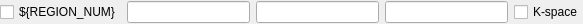
<?xml version="1.0" encoding="UTF-8"?>
<ui version="4.0">
 <class>Form</class>
 <widget class="QWidget" name="Form">
  <property name="geometry">
   <rect>
    <x>0</x>
    <y>0</y>
    <width>583</width>
    <height>24</height>
   </rect>
  </property>
  <property name="sizePolicy">
   <sizepolicy hsizetype="Preferred" vsizetype="Fixed">
    <horstretch>0</horstretch>
    <verstretch>0</verstretch>
   </sizepolicy>
  </property>
  <property name="minimumSize">
   <size>
    <width>0</width>
    <height>24</height>
   </size>
  </property>
  <property name="maximumSize">
   <size>
    <width>16777215</width>
    <height>16777215</height>
   </size>
  </property>
  <property name="baseSize">
   <size>
    <width>0</width>
    <height>0</height>
   </size>
  </property>
  <property name="windowTitle">
   <string>Form</string>
  </property>
  <widget class="QWidget" name="horizontalLayoutWidget">
   <property name="geometry">
    <rect>
     <x>0</x>
     <y>0</y>
     <width>583</width>
     <height>24</height>
    </rect>
   </property>
   <layout class="QHBoxLayout" name="horizontalLayout">
    <item>
     <widget class="QCheckBox" name="enabled_checkbox">
      <property name="text">
       <string>${REGION_NUM}</string>
      </property>
     </widget>
    </item>
    <item>
     <widget class="QLineEdit" name="min_checkbox"/>
    </item>
    <item>
     <widget class="QLineEdit" name="max_checkbox"/>
    </item>
    <item>
     <widget class="QLineEdit" name="step_checkbox"/>
    </item>
    <item>
     <widget class="QCheckBox" name="kspace_checkbox">
      <property name="text">
       <string>K-space</string>
      </property>
     </widget>
    </item>
   </layout>
  </widget>
 </widget>
 <resources/>
 <connections/>
</ui>
